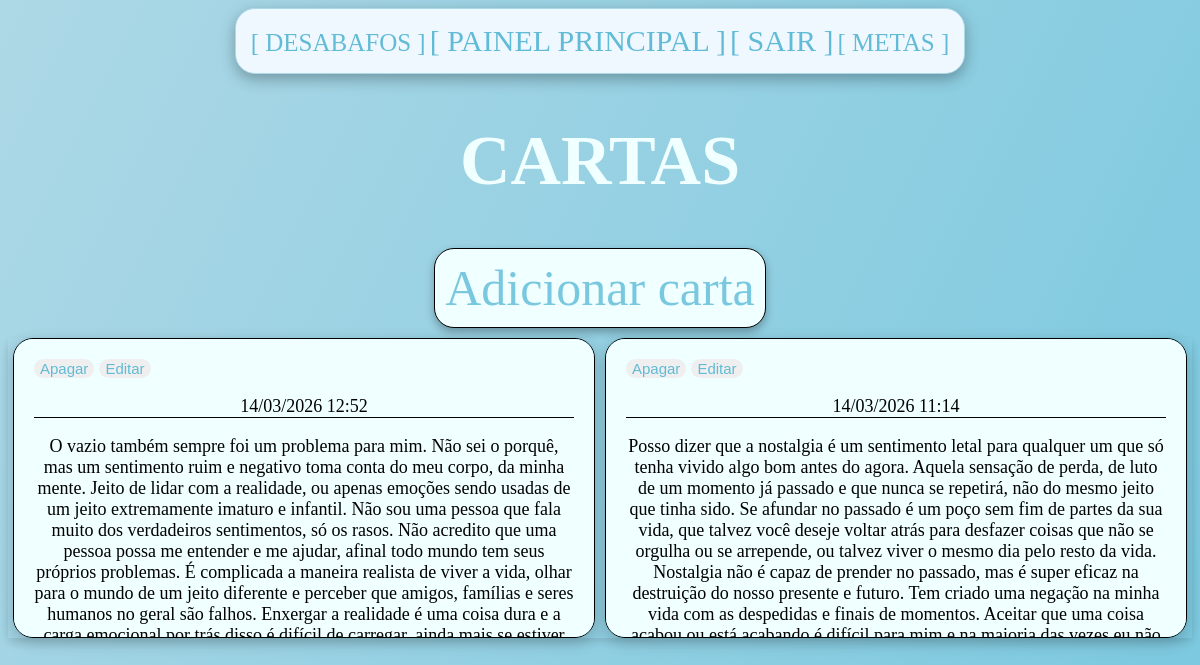
Screenshot of /cartas (signed in) with the database file from the repository.
### tables this page shows
CREATE TABLE cartas (
    id INTEGER PRIMARY KEY AUTOINCREMENT,
    texto TEXT NOT NULL,
    data TEXT
);

### cartas.py (the view)
@cartas_bp.route("/cartas")
def cartas():
    return render_template("cartas.html", cartas=get_cartas())

### auth.py (called while the page is built)
def proteger_rotas(app):
    @app.before_request
    def proteger():
        if request.endpoint not in PUBLIC_PAGES and not session.get("logado"):
            return redirect(url_for("home"))

### cartas.py (called while the page is built)
def get_cartas():
    conn, cursor = conectar_banco()
    cursor.execute("SELECT * FROM cartas ORDER BY id DESC")
    cartas = cursor.fetchall()
    conn.close()
    return cartas

### db.py (called while the page is built)
def conectar_banco():
    conn = sqlite3.connect("banco.db")
    cursor = conn.cursor()
    return conn, cursor

### templates/cartas.html (shortened to what this page needs)
<!DOCTYPE html>
<html lang="pt-br">
<head>
    <link rel="stylesheet" href="{{ url_for('static', filename='css/cartas.css')}}">
</head>
<body>
    <div class="pagina">
        <a class="direcionar" href="{{ url_for('desabafos.desabafos') }}">[ DESABAFOS ]</a>
        <a class="painelp" href="{{ url_for('painel') }}">[ PAINEL PRINCIPAL ]</a>
        <a class="painelp" href="{{ url_for('logout') }}">[ SAIR ]</a>
        <a class="direcionar" href="{{ url_for('metas.metas') }}">[ METAS ]</a>
    </div>
    <h1 class="titulo">CARTAS</h1>
    <div class="opcoes">
        <a href="{{ url_for('cartas.nova_carta') }}" class="link">Adicionar carta</a>
    </div>
    <div class="container">
        {% for d in cartas %}
        <div class="abas">
            <div class="topo">
                <button><a href="{{ url_for('cartas.deletar_carta', id=d[0]) }}" class="btn-apagar">Apagar</a></button>
                <button><a href="{{ url_for('cartas.editar_carta', id=d[0]) }}"
                        class="btn-editar">Editar</a></button>
            </div>
            <p style="border-bottom: 1px solid;">{{ d[2] }}</p>
            <p>{{ d[1] }}</p>
        </div>
        {% endfor %}
    </div>
</body>
</html>

### static/css/cartas.css (style rules this page uses)
body { min-height: 100vh; background: linear-gradient(90rad, lightblue, #7AC8DF); text-align: center; }
.titulo { text-align: center; font-size: 70px; color: azure; }
.opcoes { padding: 10px; font-size: 50px; display: flex; margin: auto; justify-content: center; background-color: azure; width: fit-content; border: 0.5px solid; box-shadow: 0 4px 8px rgba(0, 0, 0, 0.3); border-radius: 20px; margin-bottom: 10px; }
.container { justify-content: center; flex-wrap: wrap; display: flex; margin: auto; box-shadow: 0 4px 8px rgba(0, 0, 0, 0.1); gap: 10px; }
.abas { flex: 0 1 calc(50% - 10px); border-radius: 20px; border: 1px solid; box-shadow: 0 5px 15px rgba(0, 0, 0, 0.2); background-color: azure; padding: 20px; box-sizing: border-box; max-height: 300px; overflow-y: auto; word-wrap: break-word; scrollbar-width: none; -ms-overflow-style: none; transition: 0.3s ease; }
.link { font-size: 50px; color: #7AC8DF; }
a { color: #61bbd6; text-decoration: none; }
.topo { display: flex; gap: 5px; }
button { font-size: 15px; border-radius: 60px; border: none; width: fit-content; }
.pagina { text-align: center; padding: 15px; background-color: aliceblue; width: fit-content; justify-content: center; margin: auto; border: 1px solid lightblue; border-radius: 20px; box-shadow: 0 5px 15px rgba(0, 0, 0, 0.3); }
.painelp { font-size: 30px; }
.direcionar { font-size: 25px; }
p { font-size: large; }

### rows the page displays
cartas: data "14/03/2026 12:52", texto "O vazio também sempre foi um problema para mim. Não sei o porquê, mas um sentimento ruim e negativo toma conta do meu corpo, da minha mente. Jeito de lidar com a realidade, ou apenas emoções sendo usadas de um jeito extremamente imaturo e infantil. Não sou uma pessoa que fala muito dos verdadeiros sentimentos, só os rasos. Não acredito que uma pessoa possa me entender e me ajudar, afinal todo mundo tem seus próprios problemas. É complicada a maneira realista de viver a vida, olhar para o mundo de um jeito diferente e perceber que amigos, famílias e seres humanos no geral são falhos. Enxergar a realidade é uma coisa dura e a…"
cartas: data "14/03/2026 11:14", texto "Posso dizer que a nostalgia é um sentimento letal para qualquer um que só tenha vivido algo bom antes do agora. Aquela sensação de perda, de luto de um momento já passado e que nunca se repetirá, não do mesmo jeito que tinha sido. Se afundar no passado é um poço sem fim de partes da sua vida, que talvez você deseje voltar atrás para desfazer coisas que não se orgulha ou se arrepende, ou talvez viver o mesmo dia pelo resto da vida. Nostalgia não é capaz de prender no passado, mas é super eficaz na destruição do nosso presente e futuro. Tem criado uma negação na minha vida com as despedidas e finais de momentos. Aceitar que uma coisa…"
